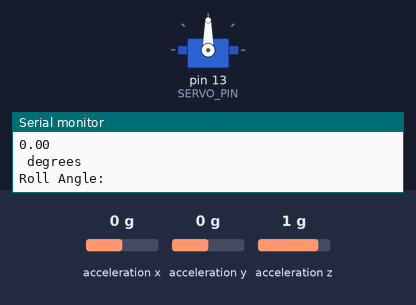
Bench run of a sketch on a simulated Arduino Uno, built with avr-gcc and run on an emulated ATmega328P. On the bench: servo, the last lines printed to the serial monitor. Wiring (inferred from the names in the program): MPU-6050 motion sensor at I2C address 0x68. Inputs (shaded band) come from the test bench; at power-on: acceleration y 0 g, acceleration x 0 g, acceleration z 1 g.

Above: at 1.2 s.
1.3 s: acceleration y set to -1.4 g
At 1.9 s:
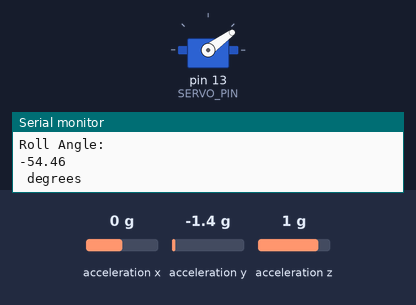
2.8 s: acceleration x set to -1.4 g
At 3.4 s:
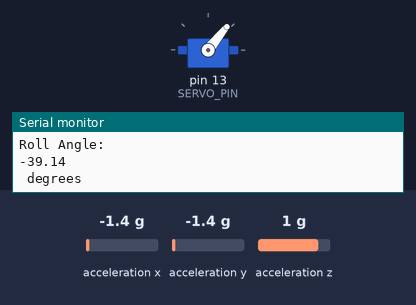
4.3 s: acceleration y set to 0.8 g
At 5.2 s:
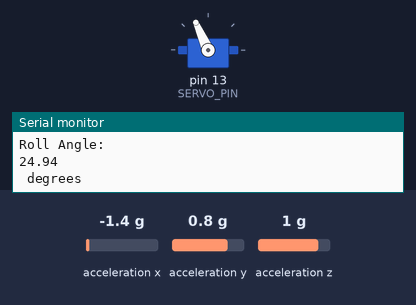
5.8 s: acceleration x set to -0.8 g
At 7.0 s:
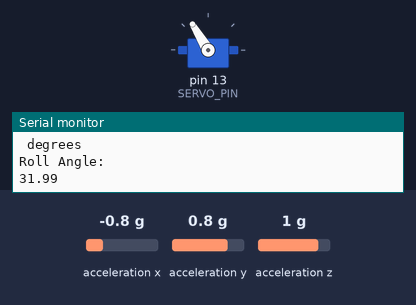
7.3 s: acceleration x set to 1.4 g
At 8.5 s:
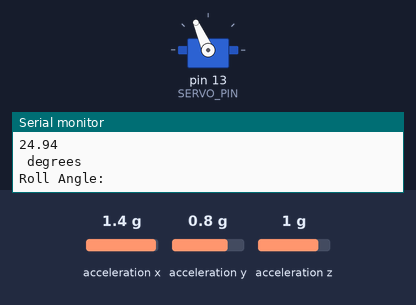
8.8 s: acceleration y set to -0.8 g
At 9.5 s:
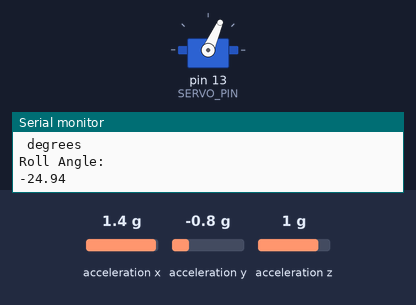
Timing chart, 0 to 11.3 s (numbered marks = the images above; inputs shaded):
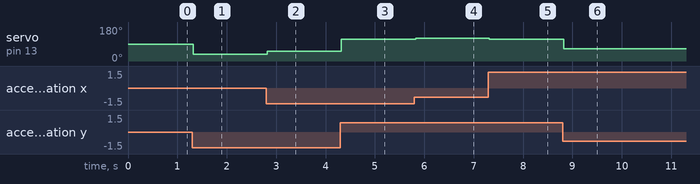

Measured:
- after the input at 1.3 s, servo on pin 13 (SERVO_PIN): 90° → 36° at once
- after the input at 2.8 s, servo on pin 13 (SERVO_PIN): 36° → 51° at once
- after the input at 4.3 s, servo on pin 13 (SERVO_PIN): 51° → 114° at once
- after the input at 5.8 s, servo on pin 13 (SERVO_PIN): 114° → 121° at once
- after the input at 7.3 s, servo on pin 13 (SERVO_PIN): 121° → 114° at once
- after the input at 8.8 s, servo on pin 13 (SERVO_PIN): 114° → 66° at once

The sketch:

Servo_Gyro.ino
```cpp
#include <Wire.h>
#include <Servo.h>
#define MPU6050_ADDRESS 0x68
#define MPU6050_REG_ACCEL_XOUT_H 0x3B
#define MPU6050_REG_PWR_MGMT_1 0x6B
#define MPU6050_REG_GYRO_CONFIG 0x1B
#define SERVO_PIN 13
int16_t gyroX, gyroY, gyroZ;
float rollAngle;
Servo myservo;
void setup() {
  Wire.begin();
  Serial.begin(9600);

}
void loop() {
  ///////////////
  Wire.beginTransmission(MPU6050_ADDRESS);
  Wire.write(MPU6050_REG_PWR_MGMT_1);
  Wire.write(0);
  Wire.endTransmission(true);
  Wire.beginTransmission(MPU6050_ADDRESS);
  Wire.write(MPU6050_REG_GYRO_CONFIG);
  Wire.write(0x08);
  Wire.endTransmission(true);
  myservo.attach(SERVO_PIN);
  /////////////
  Wire.beginTransmission(MPU6050_ADDRESS);
  Wire.write(MPU6050_REG_ACCEL_XOUT_H);
  Wire.endTransmission(false);
  Wire.requestFrom(MPU6050_ADDRESS, 6, true);
  gyroX = Wire.read() << 8 | Wire.read();
  gyroY = Wire.read() << 8 | Wire.read();
  gyroZ = Wire.read() << 8 | Wire.read();
  rollAngle = atan2(gyroY, sqrt(pow(gyroX, 2) + pow(gyroZ, 2))) * 180 / PI;
  int servoPos = map(rollAngle, -90, 90, 0, 180);
  myservo.write(servoPos);
  Serial.println("Roll Angle: ");
  Serial.println(rollAngle);
  Serial.println(" degrees");
  delay(10);
}
```
